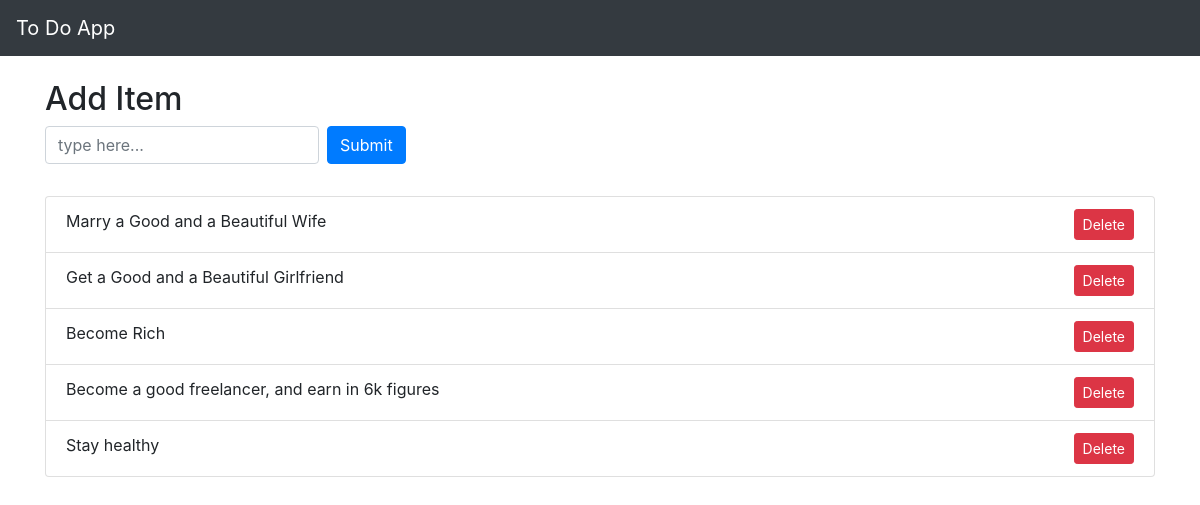
The page / on the database its author committed.
### ToDoList/models.py (models this page shows)
class ToDo(models.Model):
    added_date = models.DateTimeField()
    text = models.CharField(max_length=200)

### ToDoList/views.py (the view)
# urls.py: path('', views.home, name='home'),
def home(request):
    todo_items = ToDo.objects.all().order_by("-added_date")
    return render(request, 'ToDoList/index.html', {"todo_items": todo_items})

### ToDoList/templates/ToDoList/index.html
{% extends "base.html" %}
{% block content %}
    <div class="row mt-4">
        <div class="col">
            <h2>Add Item</h2>
            <form action="add_todo/" method="post" class="form-inline">
                <input type="text" class="form-control mb-2 mr-sm-2" name="content" placeholder="type here...">
                <button type="submit" class="btn btn-primary mb-2">Submit</button>
            </form>
        </div>
    </div>
    <div class="row mt-4">
       <div class="col">
           <ul class="list-group">
               {% for todo_item in todo_items %}
                 <li class="list-group-item">
                     {{ todo_item.text }}
                     <div class="float-right">
                         <form action="delete_todo/{{ todo_item.id }}/" method="post">
                           <button type="submit" class="btn btn-sm btn-danger">Delete</button>
                         </form>
                     </div>
                 </li>
               {% endfor %}
           </ul>
       </div>
    </div>
{% endblock content %}

### rows shown on the page
ToDo: text "Marry a Good and a Beautiful Wife"
ToDo: text "Get a Good and a Beautiful Girlfriend"
ToDo: text "Become Rich"
ToDo: text "Become a good freelancer, and earn in 6k figures"
ToDo: text "Stay healthy"
